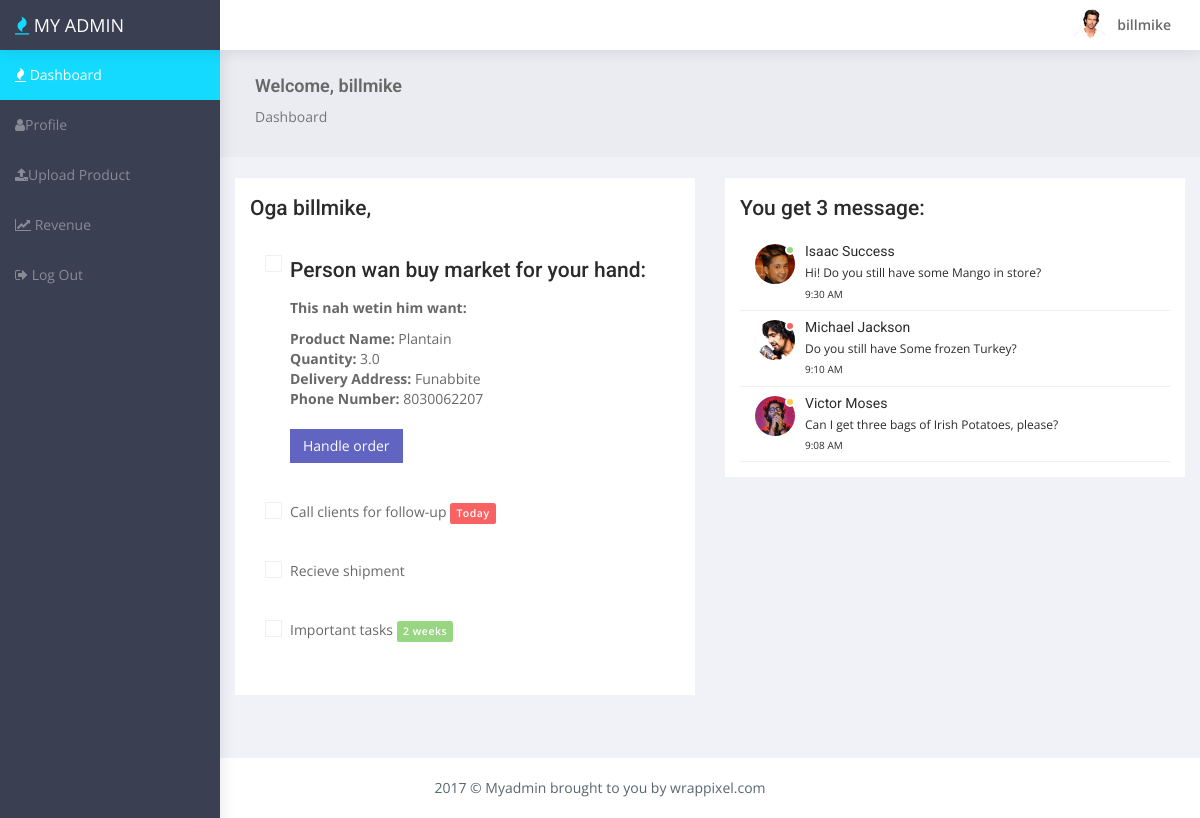
/posts/dashboard/ (signed in), run on the app's committed database.
### posts/models.py (models this page shows, shortened)
class SendQuotes(models.Model):
	name_of_product = models.CharField(max_length=200)
	qty_of_product = models.FloatField()
	delivery_address = models.CharField(max_length = 500)
	phone_number = models.IntegerField()

### posts/views.py (the view)
def farmer_dashboard(request):
	queryset = SendQuotes.objects.filter(id=1)
	context = {
	"object_list": queryset,
	'user': request.user,
	}
	return render(request, "trialdb.html", context)

### templates/trialdb.html (shortened to what this page needs)
{% load staticfiles %}
<!DOCTYPE html>
<html lang="en">
<head>
    <link rel="stylesheet" type="text/css" href="https://cdnjs.cloudflare.com/ajax/libs/font-awesome/4.7.0/css/font-awesome.css">
    <link href="{% static 'css/secdashboard/bootstrap.min.css' %}" rel="stylesheet">
    <link href="{% static 'css/secdashboard/metisMenu.min.css' %}" rel="stylesheet">
    <link href="{% static 'css/secdashboard/morris.css' %}" rel="stylesheet">
    <link href="{% static 'css/secdashboard/style.css' %}" rel="stylesheet">
</head>
<body>
    <div id="wrapper">
        <nav class="navbar navbar-default navbar-static-top" style="margin-bottom: 0">
            <div class="navbar-header"> <a class="navbar-toggle hidden-sm hidden-md hidden-lg " href="javascript:void(0)" data-toggle="collapse" data-target=".navbar-collapse"></a>
                <div class="top-left-part"><a class="logo" href="index.html"><i class="fa fa-fire" aria-hidden="true"></i>&nbsp;<span class="hidden-xs">My Admin</span></a></div>
                <ul class="nav navbar-top-links navbar-right pull-right">
                    <li>
                        <a class="profile-pic" href="#"> <img src="{% static 'img/hritik.jpg' %}" alt="user-img" width="36" class="img-circle"><b class="hidden-xs">{{ user }}</b> </a>
                    </li>
                </ul>
            </div>
        </nav>
        <div class="navbar-default sidebar nicescroll" role="navigation">
            <div class="sidebar-nav navbar-collapse ">
                <ul class="nav" id="side-menu">
                    <li>
                        <a href="/posts/dashboard" class="waves-effect"><i class="fa fa-fire" aria-hidden="true"></i> Dashboard</a>
                    </li>
                    <li>
                        <a href="#" class="waves-effect"><i class="fa fa-user" aria-hidden="true"></i>Profile</a>
                    </li>
                    <li>
                        <a href="/posts/create/" class="waves-effect"><i class="fa fa-upload" aria-hidden="true"></i>Upload Product</a>
                    </li>
                    <li>
                        <a href="/posts/sales_chart/" class="waves-effect"><i class="fa fa-line-chart"></i> Revenue</a>
                    </li>
                    <li>
                        <a href="/posts/logout/" class="waves-effect"><i class="fa fa-sign-out"></i> Log Out</a>
                    </li>
                </ul>
            </div>
        </div>
        <div id="page-wrapper">
            <div class="container-fluid">
                <div class="row bg-title">
                    <div class="col-lg-12">
                        <h4 class="page-title">Welcome, {{ user }}</h4>
                        <ol class="breadcrumb">
                            <li><a href="#">Dashboard</a></li>
                        </ol>
                    </div>
                </div>
                <div class="row">
                    <div class="col-md-12 col-lg-12 col-sm-12">
                    </div>
                </div>
                <div class="row">
                    <div class="col-md-6 col-xs-12 col-sm-12">
                        <div class="white-box">
                            <h3>Oga {{ user }}, </h3>
                            <ul class="list-task list-group" data-role="tasklist">
                            {% for obj in object_list %}
                                <li class="list-group-item" data-role="task">
                                    <div class="checkbox checkbox-info">
                                        <label for="inputSchedule"> <span>
                          <h3>Person wan buy market for your hand: </h3>
                          <p style="font-weight: bold;">This nah wetin him want: </p>
                          <strong>Product Name: </strong>{{ obj.name_of_product }}<br>
                          <strong>Quantity: </strong>{{ obj.qty_of_product }}<br>
                          <strong>Delivery Address: </strong>{{ obj.delivery_address }}<br>
                          <strong>Phone Number: </strong>{{ obj.phone_number }}<br>
                          <br>
                          <a href="#" class="btn btn-primary">Handle order</a>
                        {% endfor %}
                                        </span> </label>
                                    </div>
                                </li>
                                <li class="list-group-item" data-role="task">
                                    <div class="checkbox checkbox-info">
                                        <label for="inputCall"> <span>Call clients for follow-up</span> <span class="label label-danger">Today</span> </label>
                                    </div>
                                </li>
                                <li class="list-group-item" data-role="task">
                                    <div class="checkbox checkbox-info">
                                        <label for="inputRecieve"> <span>Recieve shipment</span> </label>
                                    </div>
                                </li>
                                <li class="list-group-item" data-role="task">
                                    <div class="checkbox checkbox-info">
                                        <label for="inputForward2"> <span>Important tasks</span> <span class="label label-success">2 weeks</span> </label>
                                    </div>
                                </li>
                            </ul>
                        </div>
                    </div>
                    <div class="col-md-6 col-xs-12 col-sm-12">
                        <div class="white-box">
                            <h3>You get 3 message: </h3>
                            <div class="message-center">
                                <a href="#">
                                    <div class="user-img">
                                        <img src="{% static 'img/pawandeep.jpg' %}" alt="user" class="img-circle"> <span class="profile-status online pull-right"></span>
                                    </div>
                                    <div class="mail-contnet">
                                        <h5>Isaac Success</h5>
                                        <span class="mail-desc">Hi! Do you still have some Mango in store?</span> <span class="time">9:30 AM</span>
                                    </div>
                                </a>
                                <a href="#">
                                    <div class="user-img"> <img src="{% static 'img/sonu.jpg' %}" alt="user" class="img-circle"> <span class="profile-status busy pull-right"></span> </div>
                                    <div class="mail-contnet">
                                        <h5>Michael Jackson</h5>
                                        <span class="mail-desc">Do you still have Some frozen Turkey?</span> <span class="time">9:10 AM</span>
                                    </div>
                                </a>
                                <a href="#">
                                    <div class="user-img"> <img src="{% static 'img/arijit.jpg' %}" alt="user" class="img-circle"> <span class="profile-status away pull-right"></span> </div>
                                    <div class="mail-contnet">
                                        <h5>Victor Moses</h5>
                                        <span class="mail-desc">Can I get three bags of Irish Potatoes, please?</span> <span class="time">9:08 AM</span>
                                    </div>
                                </a>
                            </div>
                        </div>
                    </div>
                </div>
            </div>
        </div>
        <footer class="footer text-center"> 2017 &copy; Myadmin brought to you by wrappixel.com </footer>
    </div>
</body>
</html>

### static/css/secdashboard/style.css (style rules this page uses)
* { outline:0!important }
body { background:#3a3f51;font-family:'Open Sans',sans-serif;margin:0;overflow-x:hidden;color:#686868 }
html { position:relative;min-height:100%;background:#f1f2f7 }
h1,h2,h3,h4,h5,h6 { color:#2b2b2b;font-family:Roboto,sans-serif;margin:10px 0;font-weight:300 }
h3 { line-height:30px;font-size:21px }
h4 { line-height:22px;font-size:18px }
h5 { font-size:16px;font-size:14px }
p { line-height:1.6 }
b { font-weight:600 }
label { font-weight:600 }
.label { font-weight:600;letter-spacing:.05em;padding:.3em .6em }
.label-success { background-color:#99d683 }
.label-danger { background-color:#f96262 }
.btn { border-radius:0 }
.list-group-item,.list-group-item:first-child { border-radius:0;border:0 }
#wrapper { width:100% }
#page-wrapper { padding:0 0 60px;min-height:568px;background:#f1f2f7 }
.footer { background:#fff;color:#58666e;left:0;padding:20px 30px;position:absolute;right:0 }
.bg-title { background:#eaecf2;overflow:hidden;padding:15px 20px 10px;margin-bottom:20px }
.bg-title h4 { color:#686868;font-weight:600 }
.bg-title .breadcrumb { background:0 0;padding:0 }
.bg-title .breadcrumb a { color:rgba(0,0,0,.5) }
.bg-title .breadcrumb .active,.logo i { color:#13dafe }
.top-left-part { width:220px;float:left;background:#3a3f51 }
.top-left-part a { color:#fff;font-size:18px;line-height:50px;padding-left:15px;text-transform:uppercase }
.navbar-header { width:100%;background:#fff;border:0 }
.navbar-default { border:0;box-shadow:1px 1px 15px rgba(0,0,0,.1) }
.navbar-top-links { margin-right:0 }
.navbar-top-links>li { float:left }
.navbar-top-links li:last-child { margin-right:15px }
.navbar-top-links>li>a { color:#686868;padding:0 14px;line-height:50px;min-height:50px }
.profile-pic { padding:0 20px;line-height:50px }
.profile-pic img { margin-right:10px }
.btn-primary { background:#6164c1;border:1px solid #6164c1 }
.white-box { background:#fff;padding:15px;margin-bottom:20px }
.white-box h3 { margin:0 0 12px;font-weight:500 }
.waves-effect { position:relative;cursor:pointer;display:inline-block;overflow:hidden;-webkit-user-select:none;-moz-user-select:none;-ms-user-select:none;user-select:none;-webkit-tap-highlight-color:transparent }
.checkbox { padding-left:20px }
.checkbox label { display:inline-block;padding-left:5px;position:relative }
.checkbox label::before { -o-transition:.3s ease-in-out;-webkit-transition:.3s ease-in-out;background-color:#fff;border-radius:1px;border:1px solid rgba(120,130,140,.13);content:"";display:inline-block;height:17px;left:0;margin-left:-20px;position:absolute;transition:.3s ease-in-out;width:17px;outline:0!important }
.checkbox label::after { color:#2b2b2b;display:inline-block;font-size:11px;height:16px;left:0;margin-left:-20px;padding-left:3px;padding-top:1px;position:absolute;top:0;width:16px }
.message-center a { border-bottom:1px solid rgba(120,130,140,.13);display:block;padding:9px 15px }
.message-center .user-img { width:40px;float:left;position:relative;margin:0 10px 15px 0 }
.message-center .user-img img { width:100% }
.message-center .user-img .profile-status { border:2px solid #fff;border-radius:50%;display:inline-block;height:10px;left:30px;position:absolute;top:1px;width:10px }
.message-center .user-img .online { background:#99d683 }
.message-center .user-img .busy { background:#f96262 }
.message-center .user-img .away,.message-center .user-img .offline { background:#ffca4a }
.message-center .mail-contnet h5 { margin:0;font-weight:400;text-overflow:ellipsis;overflow:hidden;white-space:nowrap }
.message-center .mail-contnet .mail-desc { font-size:12px;display:block;margin:5px 0;text-overflow:ellipsis;overflow:hidden;white-space:nowrap;color:#2b2b2b }
.message-center .mail-contnet .time { display:block;font-size:10px;color:#2b2b2b }
.list-group-item:last-child { border-radius:0;border:0 }
.sidebar { background:#3a3f51;overflow-y:auto }
.sidebar .sidebar-nav.navbar-collapse { padding-left:0;padding-right:0 }
#side-menu li a { color:rgba(255,255,255,.4) }
#side-menu>li>a { padding:15px 30px 15px 15px }
#side-menu>li>a.active { background-color:#13dafe;color:#fff }
@media (min-width:768px) { #page-wrapper { position:relative;margin:0 0 0 220px;transition:.5s ease-out;top:50px } }
@media (min-width:768px) { .navbar-default { position:fixed;width:100%;top:0 } }
@media (min-width:768px) { .sidebar { z-index:1;position:fixed;width:220px;top:50px;height:95%;transform:translate3d(0,0,0);transition:all .6s ease-out } }

### data on the page
SendQuotes: name_of_product "Plantain", qty_of_product "3.0", delivery_address "Funabbite", phone_number "8030062207"

### other printed values
{{ user }} "billmike"
